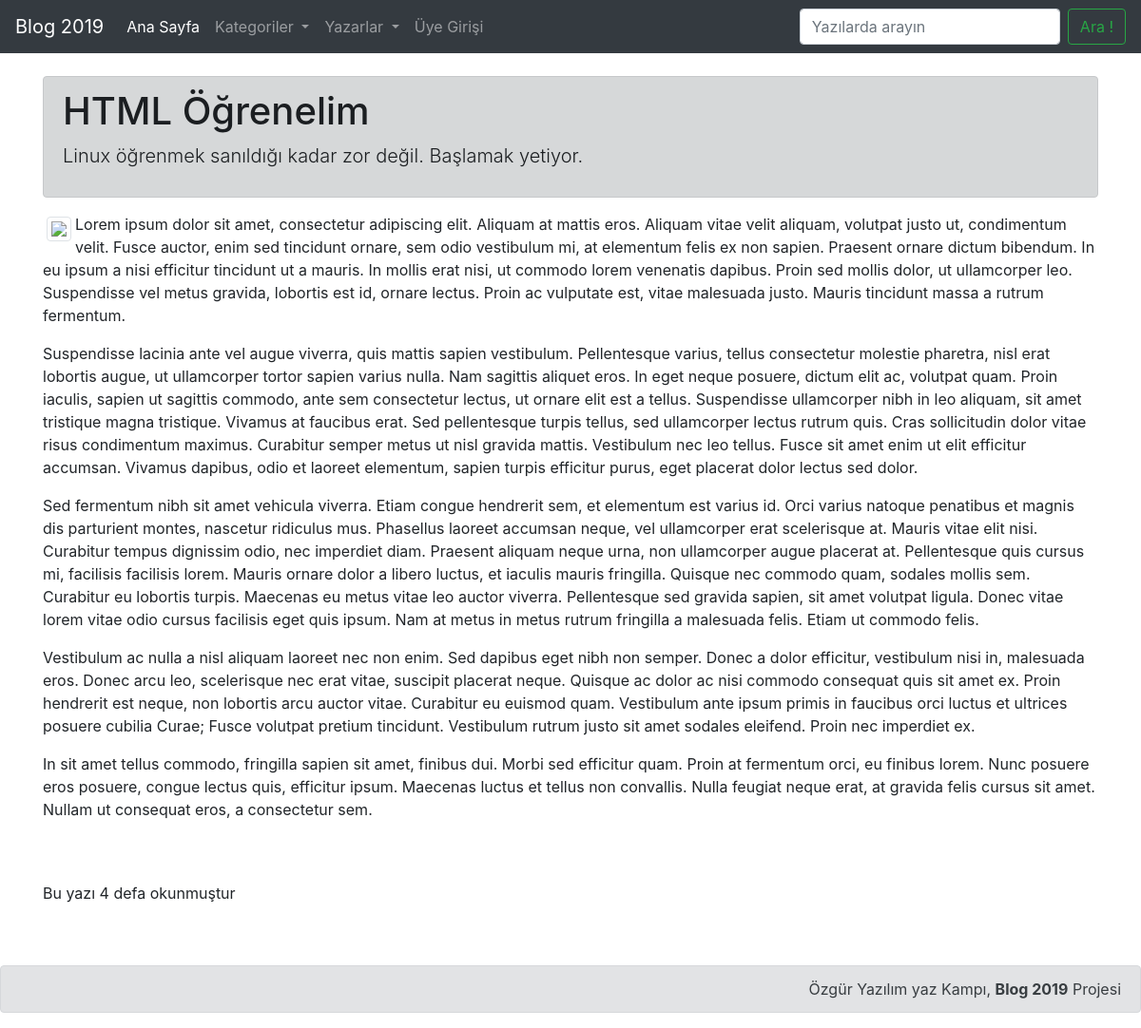
The app's page /index.php?yaziid=3 with its own data.
### tables this page shows
CREATE TABLE `yazilar` (
  `yazi_id` int(11) NOT NULL AUTO_INCREMENT,
  `baslik` varchar(150) DEFAULT NULL,
  `yazildigi_tarih` date DEFAULT NULL,
  `yayinlanacagi_tarih` date DEFAULT NULL,
  `yazar_id` int(11) DEFAULT NULL,
  `kategori_id` int(11) DEFAULT NULL,
  `yazi_spotu` varchar(250) DEFAULT NULL,
  `yazi` text DEFAULT NULL,
  `durum` int(11) DEFAULT 0,
  `begeni` int(11) DEFAULT 0,
  `sayac` int(11) DEFAULT 0,
  PRIMARY KEY (`yazi_id`)
);

### blog.goster.php (the view, shortened to what this page needs)
<?php
  $SQL = "SELECT
            yazi_id,
            baslik,
            yazildigi_tarih,
            yayinlanacagi_tarih,
            yazar_id,
            kategori_id,
            yazi_spotu,
            yazi,
            durum,
            begeni,
            sayac
          FROM yazilar
          WHERE yazi_id = '{$_GET["yaziid"]}'
          ORDER BY yazildigi_tarih DESC";
    $rows  = mysqli_query($db, $SQL);
    $row   = mysqli_fetch_assoc($rows);
  ?>
  <div class="container mt-4">
     <div class="row">
        <div class="col-md-12">
          <div class="alert alert-dark" role="alert">
            <h1 class="display-5"><?php echo $row["baslik"];?></h1>
            <p class="lead"><?php echo $row["yazi_spotu"];?></p>
          </div>
        </div>
      </div>
      <div class="row">
       <div class="col-md-12">
              <img src="/sebzeler/<?php echo $row["yazi_id"];?>.png" class="img-thumbnail m-1 rounded float-left" />
             <?php
                require_once ('Slimdown.php');
                echo Slimdown::render ( $row["yazi"] );
                echo "<br><br><p>Bu yazı {$row["sayac"]} defa okunmuştur</p>";
             ?>
       </div>
     </div>
</div>

### records on screen
yazilar: baslik "HTML Öğrenelim", yazi_spotu "Linux öğrenmek sanıldığı kadar zor değil. Başlamak yetiyor.", sayac "4"

### other values on screen
$GENEL_SiteAdi "Blog 2019"
